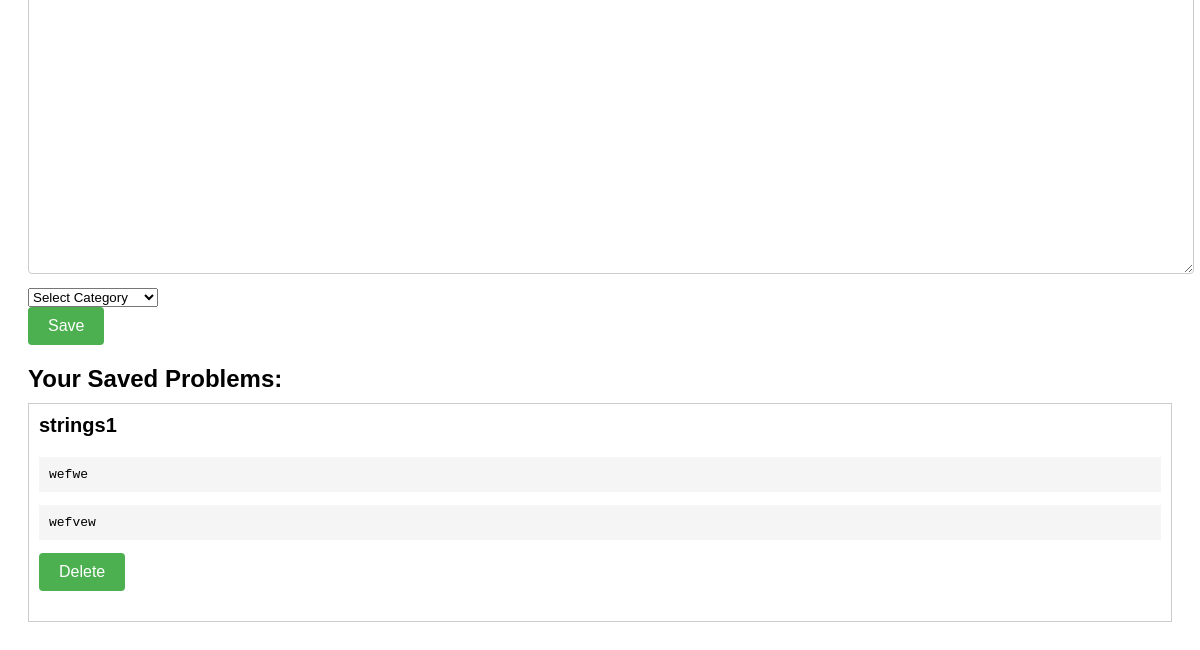
Before: /codewithme (lower part) with the older database file.
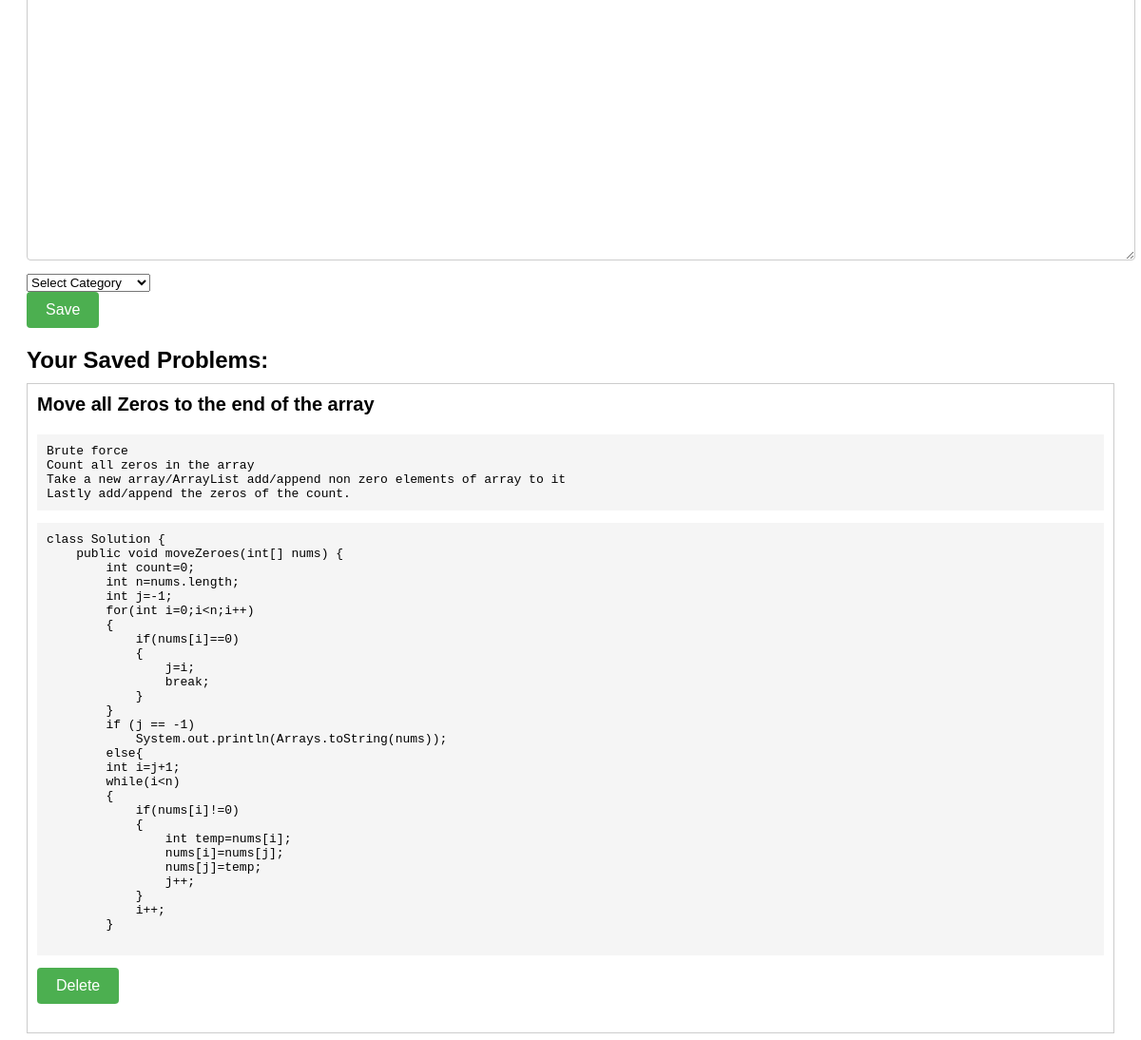
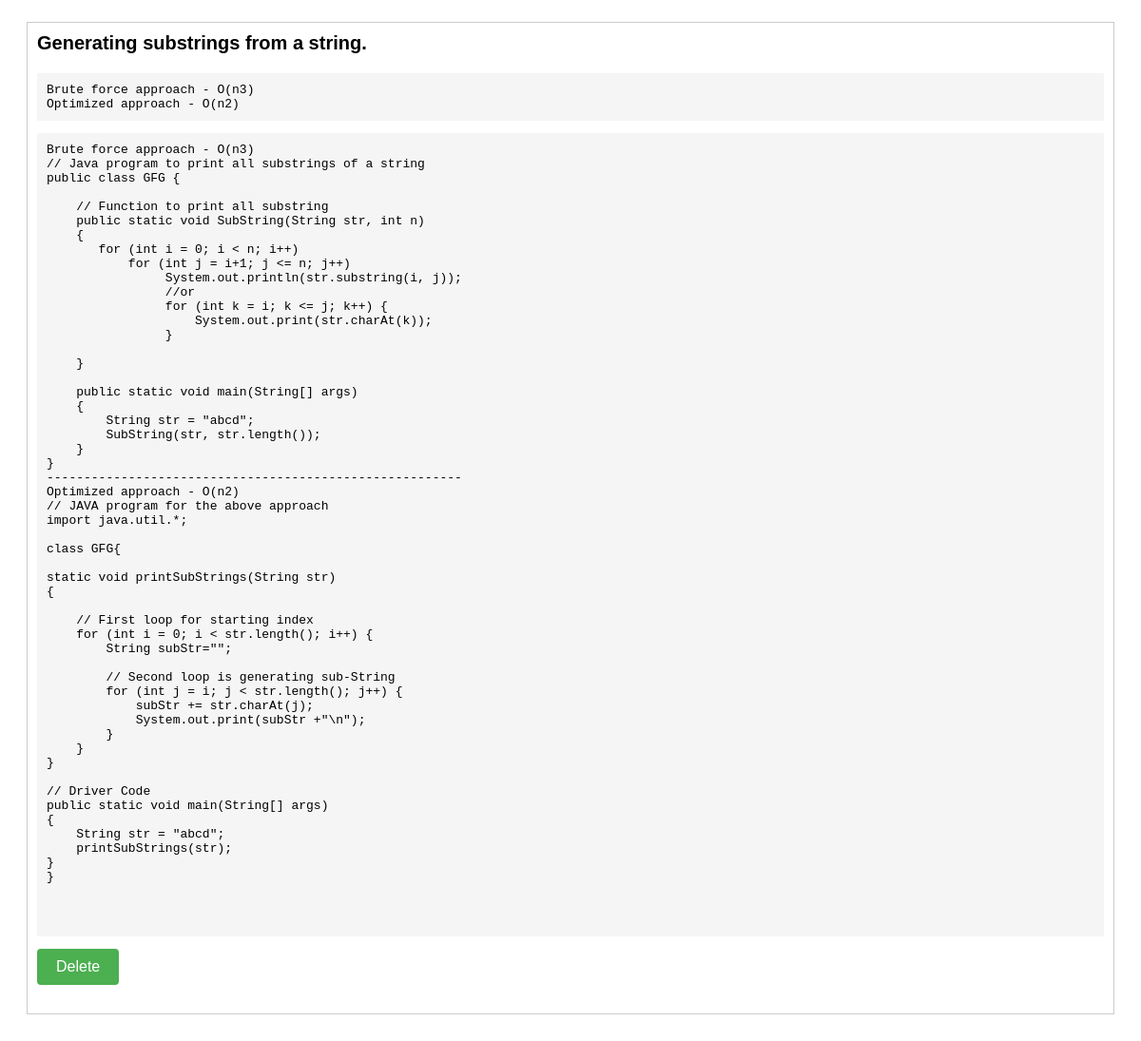
After: the same page with the newer database file (2 pictures, top to bottom).
### tables this page shows
CREATE TABLE problems
                 (id INTEGER PRIMARY KEY AUTOINCREMENT,
                 problem_name TEXT,
                 problem_description TEXT,
                 code TEXT,
                 category TEXT);

### app.py (the view, shortened to what this page needs)
@app.route('/codewithme', methods=['GET', 'POST'])
def codewithme():
    conn = sqlite3.connect('coding_problems.db')
    c = conn.cursor()
    c.execute("SELECT DISTINCT category FROM problems")
    categories = c.fetchall()
    c.execute("SELECT * FROM problems")
    problems = c.fetchall()
    conn.close()
    return render_template('codewithme.html', problems=problems, categories=categories)

### templates/codewithme.html (shortened to what this page needs)
<!DOCTYPE html>
<html>
<head>
</head>
<body>
    <br>
    <form method="POST" action="/codewithme">
        <input type="text" name="problem_name" placeholder="Problem Name" required><br>
        <textarea rows="15" cols="100" name="problem_description" placeholder="Problem Description" required></textarea><br>
        <textarea rows="40" cols="100" name="code" placeholder="Code" required></textarea><br>
        <select name="category" required>
            <option value="">Select Category</option>
        </select><br>
        <input type="submit" value="Save">
    </form>
    <h2>Your Saved Problems:</h2>
    {% for problem in problems %}
        <div class="problem">
            <h3>{{ problem[1] }}</h3>
            <pre>{{ problem[2] }}</pre>
            <pre>{{ problem[3] }}</pre>
            <form method="POST" action="/delete/{{ problem[0] }}" class="delete-form">
                <input type="submit" value="Delete">
            </form>
        </div>
    {% endfor %}
</body>
</html>

Changed rows visible on the page:
removed problems: problem_name "strings1", problem_description "wefwe", code "wefvew"
added problems: problem_name "Move all Zeros to the end of the array", problem_description "Brute force Count all zeros in the array Take a new array/ArrayList add/append non zero elements of array to it Lastly add/append the zeros of the count.", code "class Solution { public void moveZeroes(int[] nums) { int count=0; int n=nums.length; int j=-1; for(int i=0;i<n;i++) { if(nums[i]==0) { j=i; break; } } if (j == -1) System.out.println(Arrays.toString(nums)); else{ int i=j+1; while(i<n) { if(nums[i]!=0) { int temp=nums[i]; nums[i]=nums[j]; nums[j]=temp; j++; } i++; }"
added problems: problem_name "Generating substrings from a string.", problem_description "Brute force approach - O(n3) Optimized approach - O(n2)", code "Brute force approach - O(n3) // Java program to print all substrings of a string public class GFG { // Function to print all substring public static void SubString(String str, int n) { for (int i = 0; i < n; i++) for (int j = i+1; j <= n; j++) System.out.println(str.substring(i, j)); //or for (int k = i; k <= j; k++) { System.out.print(str.charAt(k)); } } public static void main(String[] args) { String str = \"abcd\"; SubString(str, str.length()); } } -------------------------------------------------------- Optimized approach - O(n2) // JAVA program for the above approach import java.util.*; class GFG{ static void printSubStrings(String str) { // First loop for starting index for (int i = 0;…"
